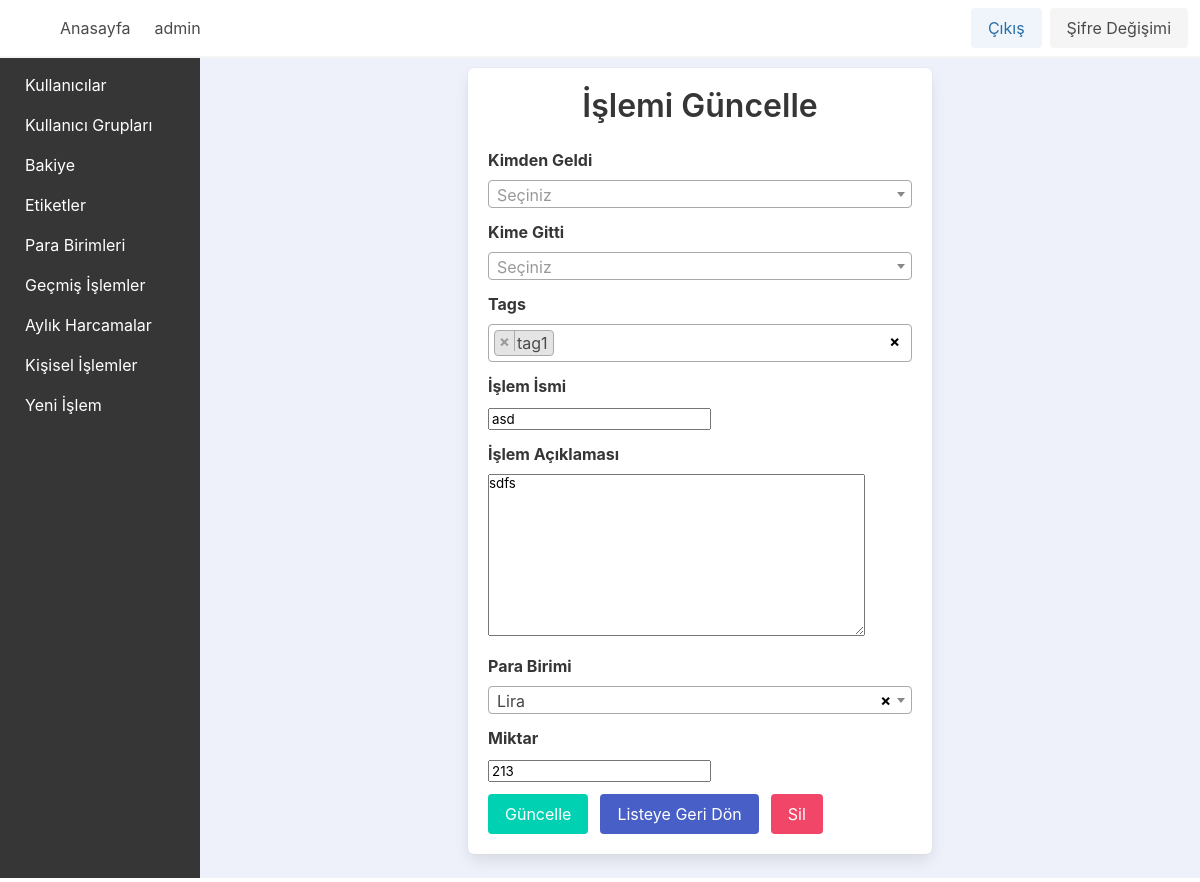
Page /transactions/2/edit/ (signed in) on the earlier database version.
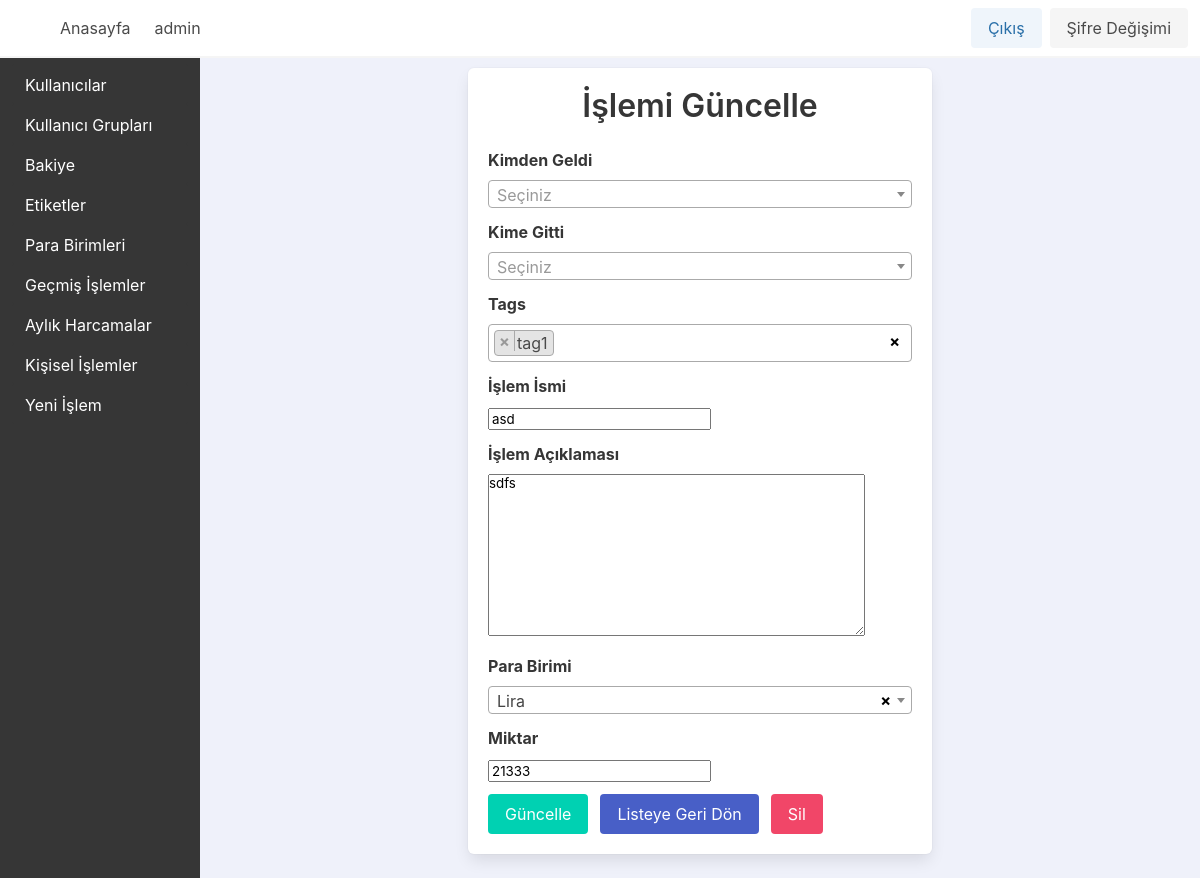
Same page on the later database version.
### app_base/models.py (models this page shows, shortened)
class Islemler(models.Model):
    islem_tarihi = models.DateTimeField(auto_now_add=True)
    islemsahibi = models.ForeignKey(MuUser, on_delete=models.PROTECT)
    kimden_geldi = models.ForeignKey(MuUser, related_name="gelen_paralar", on_delete=models.PROTECT, null=True, blank=True)
    kime_gitti = models.ForeignKey(MuUser, related_name="giden_paralar", on_delete=models.PROTECT, null=True, blank=True)
    tags = models.ManyToManyField(Tag, blank=True)
    islem_ismi = models.CharField(max_length=250)
    islem_aciklamasi = models.TextField()
    currency = models.ForeignKey(Currency, on_delete=models.PROTECT)
    miktar = models.IntegerField(default=0)

### app_base/views.py (the view, shortened to what this page needs)
# urls.py: path("transactions/<int:pk>/edit/", views.UpdateTransaction.as_view(), name="transaction_edit_name"),
class UpdateTransaction(LoginRequiredMixin, View):
    template_name = "app_base/transactions/update_transaction.html"
    @method_decorator(login_required)
    def dispatch(self, request, *args, **kwargs):
        self.transaction = get_object_or_404(Islemler, pk=kwargs["pk"])
        if not is_owner_or_admin(request.user, self.transaction):
            return redirect("permission_denied_page_name")
        return super().dispatch(request, *args, **kwargs)
    def get(self, request, *args, **kwargs):
        form = TransactionForm(instance=self.transaction)
        return render(request, self.template_name, {"form": form, "transaction": self.transaction})

### app_base/forms.py
class TransactionForm(forms.ModelForm):
    class Meta:
        model = Islemler
        fields = ["kimden_geldi", "kime_gitti", "tags", "islem_ismi", "islem_aciklamasi", "currency", "miktar"]

### app_base/models.py (called while the page is built)
    def __str__(self):
        return self.name

    def __str__(self):
        return self.name

### app_base/views.py (called while the page is built)
def is_owner_or_admin(user, transaction):
    return user == transaction.islemsahibi or user.is_staff

### app_base/templates/app_base/transactions/update_transaction.html (shortened to what this page needs)
{% extends "base.html" %}
{% load widget_tweaks %}
{% block content %}
    <div class="column is-half m-auto">
        <div class="box">
            <h1 class="title has-text-centered">İşlemi Güncelle</h1>
            <form method="post">
                <div class="field">
                    <label class="label">Kimden Geldi</label>
                    <div class="control">
                    </div>
                </div>
                <div class="field">
                    <label class="label">Kime Gitti</label>
                    <div class="control">
                    </div>
                </div>
                <div class="field">
                    <label class="label">Tags</label>
                    <div class="control">
                    </div>
                </div>
                <div class="field">
                    <label class="label">İşlem İsmi</label>
                    <div class="control">{% render_field form.islem_ismi %}</div>
                </div>
                <div class="field">
                    <label class="label">İşlem Açıklaması</label>
                    <div class="control">{% render_field form.islem_aciklamasi %}</div>
                </div>
                <div class="field">
                    <label class="label">Para Birimi</label>
                    <div class="control">
                    </div>
                </div>
                <div class="field">
                    <label class="label">Miktar</label>
                    <div class="control">{% render_field form.miktar %}</div>
                </div>
                <div class="field is-grouped">
                    <div class="control">
                        <button type="submit" class="button is-primary">Güncelle</button>
                    </div>
                    <div class="control">
                        <a href="{% url 'transaction_list_name' %}" class="button is-link">Listeye Geri Dön</a>
                    </div>
                    <a href="{% url 'transaction_delete_name' transaction.pk %}" class="button is-danger">Sil</a>
                </div>
            </form>
        </div>
    </div>
{% endblock content %}

Differences in the rows shown:
changed Islemler "asd": miktar "213" → "21333"
